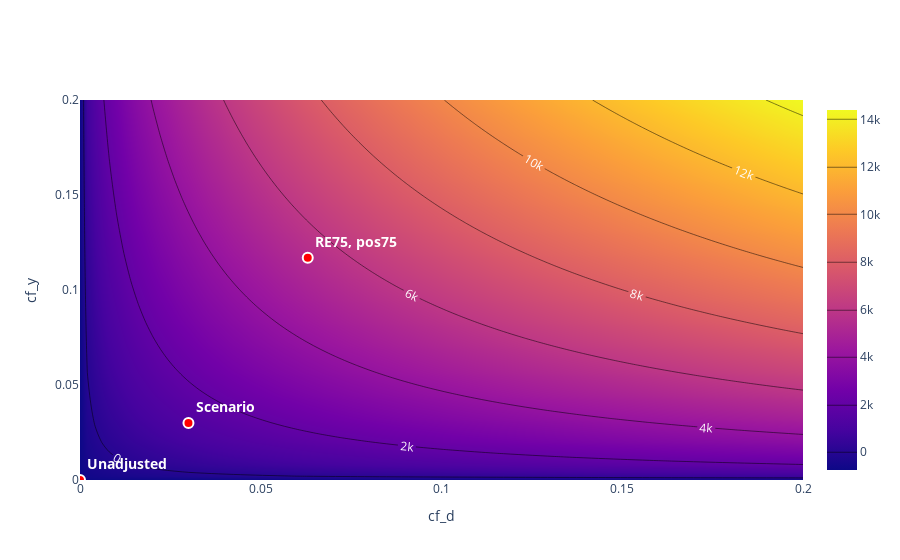

This figure's notebook cell:
### Markdown cell above
#### Visualization: Contour Plot

Let us visualize the results in a contour plot. Note that the results shown in the contour plot are conservative in the sense that the parameter $\rho$ is set to a value of $1$. Using lower values of $\rho$ would lead to less conservative results. However it is tricky to combine multiple values of $\rho$ in the same contour plot as it operates as a scaling factor for the bias.

### Code cell
benchmarks_dict = {'cf_d' : bench_results_nonexp['cf_d'].astype(float).round(3).tolist(),
                   'cf_y' : bench_results_nonexp['cf_y'].astype(float).round(3).tolist(),
                   'name' : ['RE75, pos75']}

contour_nonexp = dml_plr_nonexp.sensitivity_plot(grid_bounds = (0.2, 0.2), benchmarks = benchmarks_dict)
contour_nonexp.show()

### Figure 1 — Plotly figure (JSON) as saved in the notebook; plotly's stock layout.template omitted (floating-point values rounded to 4 significant figures; data arrays with more than 128 entries replaced by an {"elided": "..."} marker saying what was removed)
{"data": [{"contours": {"coloring": "heatmap", "labelfont": {"color": "white", "size": 12}, "showlabels": true}, "hovertemplate": "cf_d: %{x:.3f}<br>cf_y : %{y:.3f}</b><br>Bound: %{z:.3f}</b>", "name": "Contour", "type": "contour", "x": [0, 0.00202, 0.00404, 0.006061, 0.008081, 0.0101, 0.01212, 0.01414, 0.01616, 0.01818, 0.0202, 0.02222, 0.02424, 0.02626, 0.02828, 0.0303, 0.03232, 0.03434, 0.03636, 0.03838, 0.0404, 0.04242, 0.04444, 0.04646, 0.04848, 0.05051, 0.05253, 0.05455, 0.05657, 0.05859, 0.06061, 0.06263, 0.06465, 0.06667, 0.06869, 0.07071, 0.07273, 0.07475, 0.07677, 0.07879, 0.08081, 0.08283, 0.08485, 0.08687, 0.08889, 0.09091, 0.09293, 0.09495, 0.09697, 0.09899, 0.101, 0.103, 0.1051, 0.1071, 0.1091, 0.1111, 0.1131, 0.1152, 0.1172, 0.1192, 0.1212, 0.1232, 0.1253, 0.1273, 0.1293, 0.1313, 0.1333, 0.1354, 0.1374, 0.1394, 0.1414, 0.1434, 0.1455, 0.1475, 0.1495, 0.1515, 0.1535, 0.1556, 0.1576, 0.1596, 0.1616, 0.1636, 0.1657, 0.1677, 0.1697, 0.1717, 0.1737, 0.1758, 0.1778, 0.1798, 0.1818, 0.1838, 0.1859, 0.1879, 0.1899, 0.1919, 0.1939, 0.196, 0.198, 0.2], "y": [0, 0.00202, 0.00404, 0.006061, 0.008081, 0.0101, 0.01212, 0.01414, 0.01616, 0.01818, 0.0202, 0.02222, 0.02424, 0.02626, 0.02828, 0.0303, 0.03232, 0.03434, 0.03636, 0.03838, 0.0404, 0.04242, 0.04444, 0.04646, 0.04848, 0.05051, 0.05253, 0.05455, 0.05657, 0.05859, 0.06061, 0.06263, 0.06465, 0.06667, 0.06869, 0.07071, 0.07273, 0.07475, 0.07677, 0.07879, 0.08081, 0.08283, 0.08485, 0.08687, 0.08889, 0.09091, 0.09293, 0.09495, 0.09697, 0.09899, 0.101, 0.103, 0.1051, 0.1071, 0.1091, 0.1111, 0.1131, 0.1152, 0.1172, 0.1192, 0.1212, 0.1232, 0.1253, 0.1273, 0.1293, 0.1313, 0.1333, 0.1354, 0.1374, 0.1394, 0.1414, 0.1434, 0.1455, 0.1475, 0.1495, 0.1515, 0.1535, 0.1556, 0.1576, 0.1596, 0.1616, 0.1636, 0.1657, 0.1677, 0.1697, 0.1717, 0.1737, 0.1758, 0.1778, 0.1798, 0.1818, 0.1838, 0.1859, 0.1879, 0.1899, 0.1919, 0.1939, 0.196, 0.198, 0.2], "z": {"elided": "100x100 float values"}}, {"hovertemplate": "cf_d: %{x:.3f}<br>cf_y : %{y:.3f}</b><br>Bound: 1316.303</b>", "marker": {"color": "red", "line": {"color": "white", "width": 2}, "size": 10}, "mode": "markers+text", "name": "Scenario", "showlegend": false, "text": ["<b>Scenario</b>"], "textfont": {"color": "white", "size": 14}, "textposition": "top right", "type": "scatter", "x": [0.03], "y": [0.03]}, {"hovertemplate": "cf_d: %{x:.3f}<br>cf_y : %{y:.3f}</b><br>Bound: -745.933</b>", "marker": {"color": "red", "line": {"color": "white", "width": 2}, "size": 10}, "mode": "markers+text", "name": "Unadjusted", "showlegend": false, "text": ["<b>Unadjusted</b>"], "textfont": {"color": "white", "size": 14}, "textposition": "top right", "type": "scatter", "x": [0], "y": [0]}, {"customdata": [[7684.0]], "hovertemplate": "cf_d: %{x:.3f}<br>cf_y : %{y:.3f}</b><br>Bound: %{customdata[0]:.3f}</b>", "marker": {"color": "red", "line": {"color": "white", "width": 2}, "size": 10}, "mode": "markers+text", "name": "Benchmarks", "showlegend": false, "text": ["<b>RE75, pos75</b>"], "textfont": {"color": "white", "size": 14}, "textposition": "top right", "type": "scatter", "x": [0.063], "y": [0.117]}], "layout": {"title": {}, "xaxis": {"range": [0, 0.2], "title": {"text": "cf_d"}}, "yaxis": {"range": [0, 0.2], "title": {"text": "cf_y "}}}}
